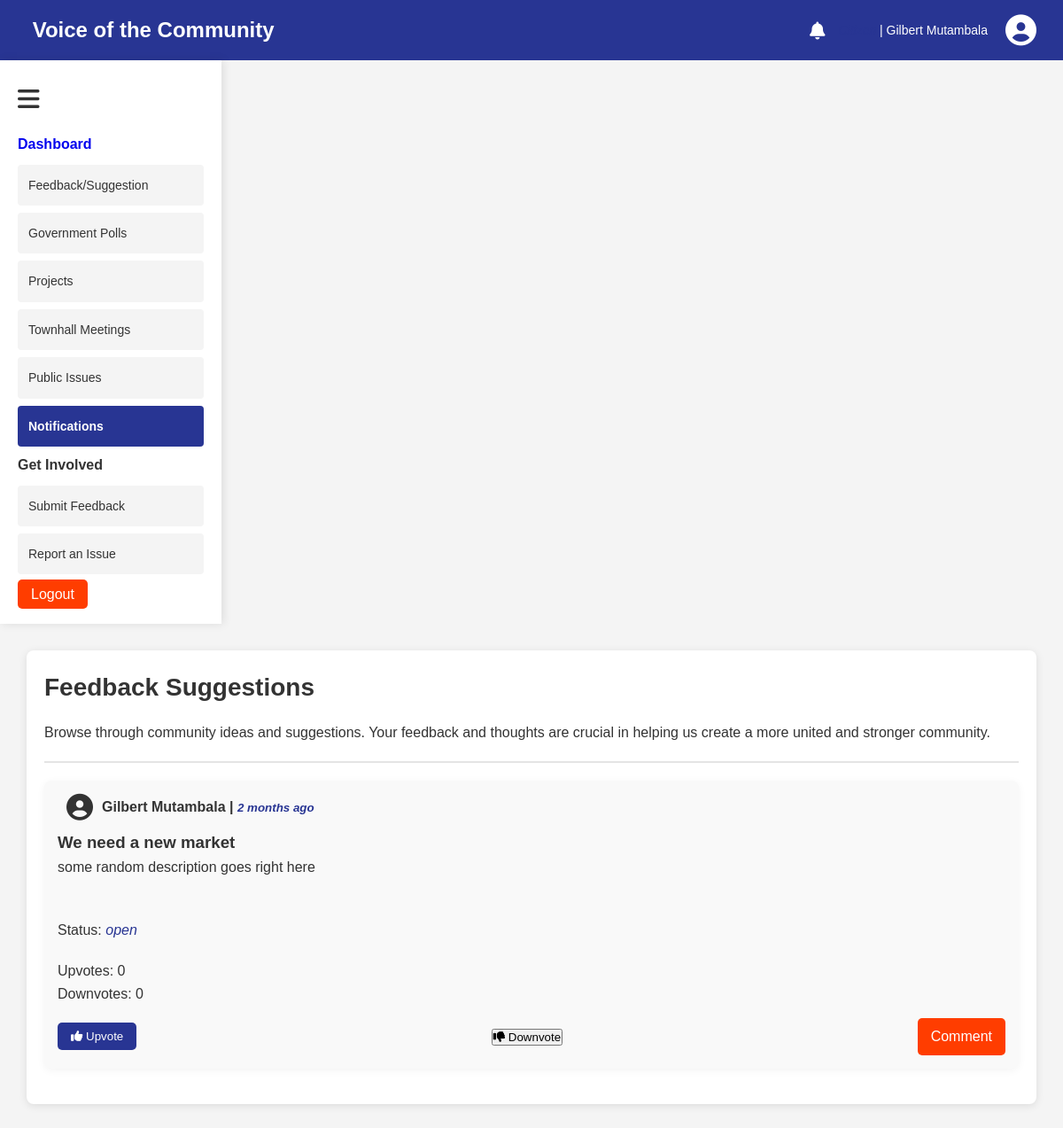
Page /view_feedback.php (signed in) on the committed database.
### tables this page shows
CREATE TABLE `feedback_suggestions` (
  `suggestion_id` int(11) NOT NULL,
  `user_id` int(11) NOT NULL,
  `title` varchar(255) NOT NULL,
  `description` text NOT NULL,
  `submission_date` timestamp NOT NULL DEFAULT current_timestamp(),
  `upvotes` int(11) DEFAULT 0,
  `downvotes` int(11) DEFAULT 0,
  `status` enum('open','under review','implemented','rejected','closed') DEFAULT 'open',
  `priority` tinyint(1) DEFAULT 0
);

CREATE TABLE `users` (
  `user_id` int(11) NOT NULL,
  `first_name` varchar(50) NOT NULL,
  `last_name` varchar(50) NOT NULL,
  `email` varchar(100) NOT NULL,
  `password_hash` varchar(255) NOT NULL,
  `role` enum('citizen','official','moderator') DEFAULT 'citizen',
  `registration_date` timestamp NOT NULL DEFAULT current_timestamp()
);

### functions.php (called while the page is built, shortened)
<?php
function timeAgo($datetime, $full = false) {
    $now = new DateTime();
    $ago = new DateTime($datetime);
    $diff = $now->diff($ago);
    $diff->w = floor($diff->d / 7);
    $diff->d -= $diff->w * 7;
    $string = [];
    $units = [
        'y' => 'year',
        'm' => 'month',
        'w' => 'week',
        'd' => 'day',
        'h' => 'hour',
        'i' => 'minute',
        's' => 'second',
    ];
    foreach ($units as $key => &$val) {
        if ($diff->$key) {
            $string[] = $diff->$key . ' ' . $val . ($diff->$key > 1 ? 's' : '');
        }
    }
    if (!$full) $string = array_slice($string, 0, 1);
    return $string ? implode(', ', $string) . ' ago' : 'just now';
}
?>

### view_feedback.php (the view, shortened to what this page needs)
<?php
require 'db.php';
include 'functions.php';
$user_role = $_SESSION['role'];
$user_id = $_SESSION['user_id'];
$stmt = $pdo->query("
    SELECT fs.*, u.first_name, u.last_name
    FROM feedback_suggestions fs
    JOIN users u ON fs.user_id = u.user_id
");
$feedback = $stmt->fetchAll(PDO::FETCH_ASSOC);
?>
<!DOCTYPE html>
<html lang="en">
<head>
    <link rel="stylesheet" href="../assets/css/theme.css">
    <link rel="stylesheet" href="../assets/fontawesome-free-6.6.0-web/css/fontawesome.css">
    <link rel="stylesheet" href="../assets/fontawesome-free-6.6.0-web/css/regular.css">
    <link rel="stylesheet" href="../assets/fontawesome-free-6.6.0-web/css/solid.css">
    <link rel="stylesheet" href="../assets/fontawesome-free-6.6.0-web/css/brands.css">
    <link rel="stylesheet" href="../assets/fontawesome-free-6.6.0-web/css/svg-with-js.css">
</head>
<body>
    <div class="main-container">
        <?php include 'user.php';?>
        <div class="display-section">
            <?php include 'side_panel.php';?>
            <div class="main-panel">
                <div class="panel-section feedback">
                    <h1>Feedback Suggestions</h1>
                    <p>Browse through community ideas and suggestions. Your feedback and thoughts are crucial in helping us create a more united and stronger community.</p>
                    <hr>
                    <div class="feed">
                        <?php if (empty($feedback)): ?>
                            <p>No feedback has been submitted yet.</p>
                        <?php else: ?>
                            <?php foreach ($feedback as $suggestion): ?>
                                <div class="post-item">
                                    <div class="post">
                                        <div class="post-head">
                                            <i class="fa fa-user-circle circle"></i>
                                            <h4><?php echo htmlspecialchars($suggestion['first_name'] . ' ' . $suggestion['last_name']); ?> | <small class="highlight"><?php echo timeAgo($suggestion['submission_date']); ?></small></h4>
                                        </div>
                                        <div class="post-body">
                                            <h3><?php echo htmlspecialchars($suggestion['title']); ?></h3>
                                            <?php
                                            $post_paragraphs = explode('\n', $suggestion['description']);
                                            foreach($post_paragraphs as $p) {
                                                if ($p != '') {
                                                    echo "<p> " .$p. "</p>";
                                                }
                                            }
                                            ?>
                                            <?php
                                                $suggestion_id = $suggestion['suggestion_id'];
                                                $upvotes_query = $pdo->prepare("SELECT * FROM feedback_votes WHERE vote_type = 'upvote' AND suggestion_id = ?");
                                                $upvotes_query->execute([$suggestion_id]);
                                                $upvote_count = $upvotes_query->rowCount();
                                                $downvotes_query = $pdo->prepare("SELECT * FROM feedback_votes WHERE vote_type = 'downvote' AND suggestion_id = :suggestion_id");
                                                $downvotes_query->execute(['suggestion_id' => $suggestion_id]);
                                                $downvote_count = $downvotes_query->rowCount();
                                            ?>
                                            <br>
                                            <p>Status: <span class="highlight"><?php echo htmlspecialchars($suggestion['status'])?></span></p>
                                            <div class="votes">
                                                <div class="upvotes"> Upvotes: <?php echo htmlspecialchars($upvote_count); ?> </div>
                                                <div class="downvotes"> Downvotes: <?php echo htmlspecialchars($downvote_count); ?> </div>
                                            </div>
                                        </div>
                                        <div class="post-footer post-actions">
                                            <?php if ($user_role == 'citizen'): ?>
                                                <?php
                                                $check_vote = $pdo->prepare("SELECT vote_type FROM feedback_votes WHERE suggestion_id = ? AND user_id = ?");
                                                $check_vote->execute([$suggestion['suggestion_id'], $user_id]);
                                                $user_vote = $check_vote->fetch(PDO::FETCH_ASSOC);
                                                ?>
                                                <form action="view_feedback.php" method="post" style="display:inline;">
                                                    <button type="submit" name="vote" value="upvote" <?php if ($user_vote && $user_vote['vote_type'] == 'upvote') echo 'disabled'; ?> class="btn-submit short"> <i class="fa fa-thumbs-up"></i> Upvote</button>
                                                </form>
                                                <form action="view_feedback.php" method="post" style="display:inline;">
                                                    <button type="submit" name="vote" value="downvote" <?php if ($user_vote && $user_vote['vote_type'] == 'downvote') echo 'disabled'; ?> class="btn-submit-outline short"><i class="fa fa-thumbs-down"></i> Downvote</button>
                                                </form>
                                                <a href="comments.php?suggestion_id=<?php echo $suggestion['suggestion_id']; ?>" class="btn-submit short sub">Comment</a>
                                            <?php endif; ?>
                                        </div>
                                    </div>
                                </div>
                            <?php endforeach; ?>
                        <?php endif; ?>
                    </div>
                </div>
            </div>
        </div>
    </div>
</body>
</html>

### theme.css (style rules this page uses)
* { margin: 0; padding: 0; box-sizing: border-box; font-family: 'Arial', sans-serif; }
body { background-color: #f4f4f4; color: #333; line-height: 1.6; }
a { text-decoration: none; }
h1, h2, h3, h4 { color: #333; }
.main-container { display: flex; height: 100vh; flex-direction: column; }
.circle { font-size: 35px; margin-left: 10px; }
.btn-submit { background-color: #283593; color: white; border: none; padding: 8px 15px; border-radius: 5px; cursor: pointer; transition: background-color 0.3s ease; }
.sub { background-color: #ff3d00; }
.main-panel { flex: 1; padding: 30px; }
.panel-section { background-color: white; padding: 20px; border-radius: 8px; box-shadow: 0px 2px 10px rgba(0, 0, 0, 0.1); margin-bottom: 20px; }
.panel-section h1 { font-size: 28px; margin-bottom: 15px; }
.panel-section p { font-size: 16px; margin-bottom: 20px; }
hr { margin: 20px 0; border: 0; border-top: 2px solid #e4e4e4; }
.post-item { background-color: #f9f9f9; border-radius: 8px; padding: 15px; margin-bottom: 20px; box-shadow: 0px 2px 10px rgba(0, 0, 0, 0.05); }
.post-head { display: flex; align-items: center; margin-bottom: 10px; }
.post-head i { font-size: 30px; margin-right: 10px; }
.post-head h4 { font-size: 16px; font-weight: bold; }
.highlight { color: #283593; font-style: italic; }
.post-body { margin-bottom: 15px; }
.post-footer { display: flex; justify-content: space-between; align-items: center; }

### rows in the picture
feedback_suggestions: user.last_name "Gilbert Mutambala", submission_date "2 months ago", title "We need a new market", description "some random description goes right here", status "open", upvote_count "0", downvote_count "0"
